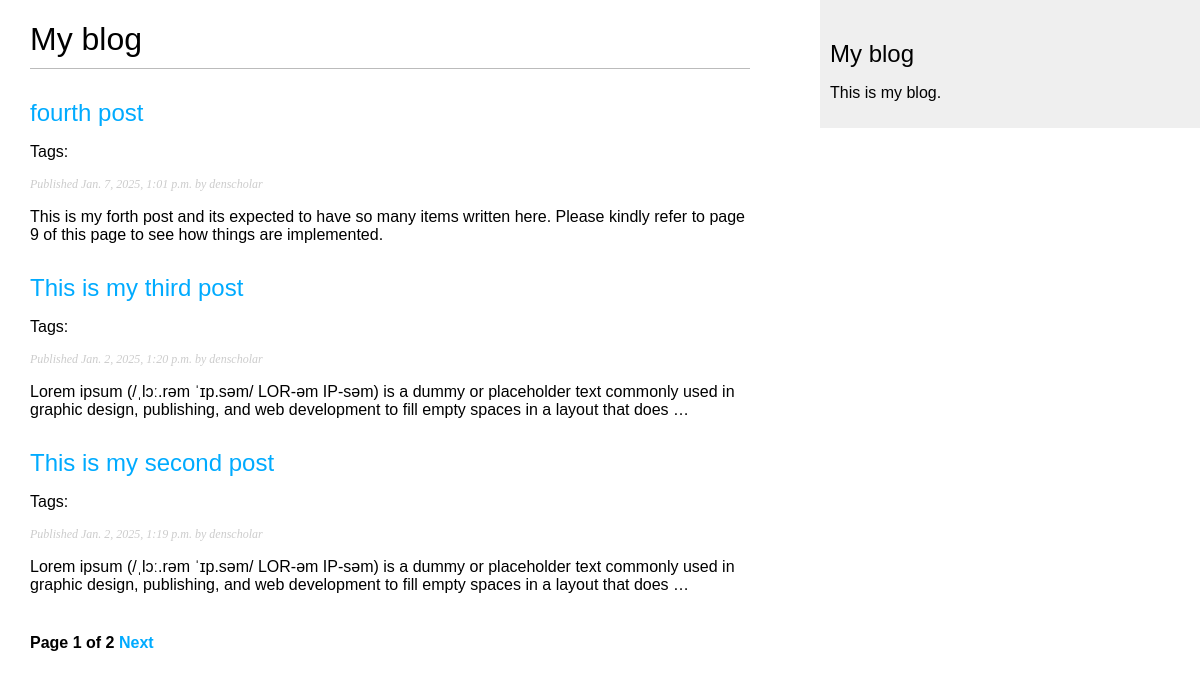
Screenshot of /blog/ with the database file from the repository.
### blog/models.py (models this page shows, shortened)
class Post(models.Model):
    class Status(models.TextChoices):
        DRAFT = "DF", "Draft"
        PUBLISHED = "PB", "Published"
    title = models.CharField(max_length=250)
    slug = models.SlugField(max_length=250, unique_for_date="publish")
    author = models.ForeignKey(
        settings.AUTH_USER_MODEL, on_delete=models.CASCADE, related_name="blog_posts"
    )
    body = models.TextField()
    publish = models.DateTimeField(default=timezone.now)
    created = models.DateTimeField(auto_now_add=True)
    updated = models.DateTimeField(auto_now=True)
    status = models.CharField(max_length=2, choices=Status, default=Status.DRAFT)
    objects = models.Manager()  # The default manager
    published = PublishedManager()  # Our custom manager.
    tags = TaggableManager()
    class Meta:
        ordering = ["-publish"]
    def get_absolute_url(self):
        return reverse(
            "blog:post_detail",
            args=[
                self.publish.year,
                self.publish.month,
                self.publish.day,
                self.slug,
            ],
        )

### blog/views.py (the view)
# urls.py: path("blog/", PostListView.as_view(), name="post_list"),
class PostListView(ListView):
    queryset = Post.published.all()
    context_object_name = "posts"
    paginate_by = 3
    template_name = "blog/list.html"

### blog/templates/blog/list.html (shortened to what this page needs)
{% extends 'base.html' %} {% block title %} My Blog {% endblock %}
{% block content %}
<h1>My blog</h1>
{% for post in posts %}
<h2><a href={{ post.get_absolute_url }}>{{post.title}}</a></h2>
<p class="tags">Tags: {{ post.tags.all|join:", " }}</p>
<p class="date">Published {{ post.publish }} by {{ post.author }}</p>
{{ post.body|truncatewords:30|linebreaks}} {% endfor %}
{% include 'blog/pagination.html' with page=page_obj %}
{% endblock %}

### static/css/blog.css (style rules this page uses)
body { margin: 0; padding: 0; font-family: helvetica, sans-serif; }
a { color: #00abff; text-decoration: none; }
h1 { font-weight: normal; border-bottom: 1px solid #bbb; padding: 0 0 10px 0; }
h2 { font-weight: normal; margin: 30px 0 0; }
p.date { color: #ccc; font-family: georgia, serif; font-size: 12px; font-style: italic; }

### rows the page displays
Post: title "fourth post", publish "Jan. 7, 2025, 1:01 p.m.", author "denscholar", body "This is my forth post and its expected to have so many items written here. Please kindly refer to page 9 of this page to see how things are implemented."
Post: title "This is my third post", publish "Jan. 2, 2025, 1:20 p.m.", author "denscholar", body "Lorem ipsum (/ˌlɔː.rəm ˈɪp.səm/ LOR-əm IP-səm) is a dummy or placeholder text commonly used in graphic design, publishing, and web development to fill empty spaces in a layout that does …"
Post: title "This is my second post", publish "Jan. 2, 2025, 1:19 p.m.", author "denscholar", body "Lorem ipsum (/ˌlɔː.rəm ˈɪp.səm/ LOR-əm IP-səm) is a dummy or placeholder text commonly used in graphic design, publishing, and web development to fill empty spaces in a layout that does …"

### other values shown
{{ page.number }} "1"
{{ page.paginator.num_pages }} "2"
